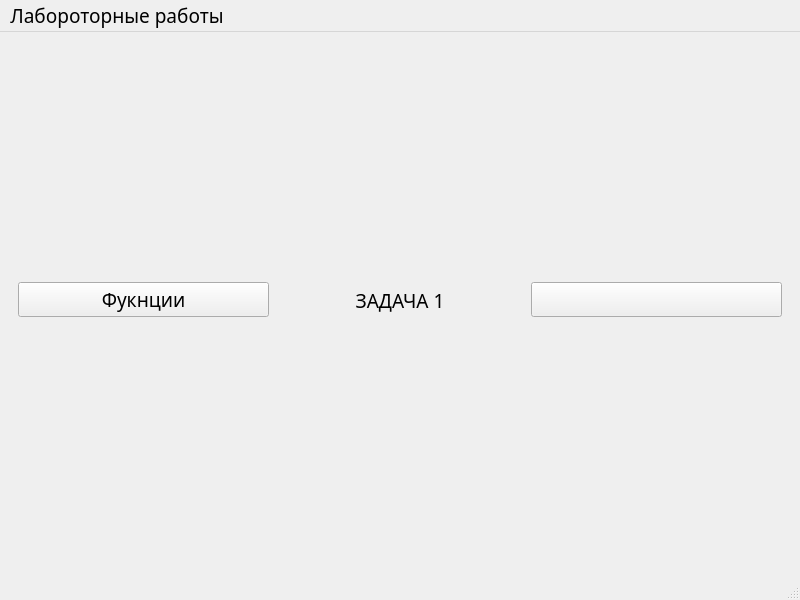
<?xml version="1.0" encoding="UTF-8"?>
<ui version="4.0">
 <class>MW0</class>
 <widget class="QMainWindow" name="MW0">
  <property name="geometry">
   <rect>
    <x>0</x>
    <y>0</y>
    <width>800</width>
    <height>600</height>
   </rect>
  </property>
  <property name="font">
   <font>
    <family>Bahnschrift</family>
    <pointsize>14</pointsize>
   </font>
  </property>
  <property name="windowTitle">
   <string>LabWork</string>
  </property>
  <widget class="QWidget" name="CW01">
   <layout class="QVBoxLayout" name="verticalLayout">
    <item>
     <widget class="QStackedWidget" name="SW011">
      <widget class="QWidget" name="P0111">
       <layout class="QHBoxLayout" name="horizontalLayout">
        <item>
         <widget class="QPushButton" name="BTN01111_func">
          <property name="text">
           <string>Фукнции</string>
          </property>
         </widget>
        </item>
        <item>
         <layout class="QVBoxLayout" name="vL01111">
          <item>
           <widget class="QLabel" name="LL011111">
            <property name="text">
             <string>ЗАДАЧА 1</string>
            </property>
            <property name="alignment">
             <set>Qt::AlignmentFlag::AlignCenter</set>
            </property>
           </widget>
          </item>
         </layout>
        </item>
        <item>
         <widget class="QPushButton" name="BTN01112_n">
          <property name="text">
           <string/>
          </property>
         </widget>
        </item>
       </layout>
      </widget>
     </widget>
    </item>
   </layout>
  </widget>
  <widget class="QMenuBar" name="QMBar">
   <property name="geometry">
    <rect>
     <x>0</x>
     <y>0</y>
     <width>800</width>
     <height>33</height>
    </rect>
   </property>
   <widget class="QMenu" name="menu">
    <property name="title">
     <string>Лабороторные работы</string>
    </property>
    <addaction name="action_8_ZIP_JSON"/>
   </widget>
   <addaction name="menu"/>
  </widget>
  <widget class="QStatusBar" name="QSBar"/>
  <action name="action_8_ZIP_JSON">
   <property name="text">
    <string>ЛР-8 ZIP и JSON</string>
   </property>
  </action>
 </widget>
 <resources/>
 <connections/>
</ui>
